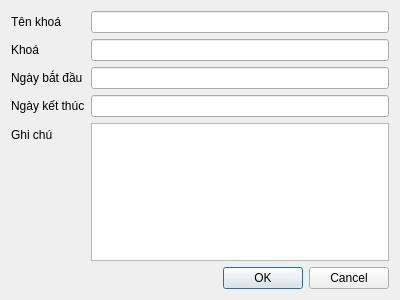
<?xml version="1.0" encoding="UTF-8"?>
<ui version="4.0">
 <class>DlgCourse</class>
 <widget class="QDialog" name="DlgCourse">
  <property name="geometry">
   <rect>
    <x>0</x>
    <y>0</y>
    <width>400</width>
    <height>300</height>
   </rect>
  </property>
  <property name="windowTitle">
   <string>Dialog</string>
  </property>
  <layout class="QVBoxLayout" name="verticalLayout">
   <item>
    <layout class="QFormLayout" name="formLayout">
     <item row="0" column="0">
      <widget class="QLabel" name="label">
       <property name="text">
        <string>Tên khoá</string>
       </property>
      </widget>
     </item>
     <item row="0" column="1">
      <widget class="QLineEdit" name="txtName"/>
     </item>
     <item row="1" column="0">
      <widget class="QLabel" name="label_2">
       <property name="text">
        <string>Khoá</string>
       </property>
      </widget>
     </item>
     <item row="1" column="1">
      <widget class="QLineEdit" name="txtPeriod"/>
     </item>
     <item row="2" column="0">
      <widget class="QLabel" name="label_3">
       <property name="text">
        <string>Ngày bắt đầu</string>
       </property>
      </widget>
     </item>
     <item row="2" column="1">
      <widget class="QLineEdit" name="txtStartDate"/>
     </item>
     <item row="3" column="0">
      <widget class="QLabel" name="label_4">
       <property name="text">
        <string>Ngày kết thúc</string>
       </property>
      </widget>
     </item>
     <item row="3" column="1">
      <widget class="QLineEdit" name="txtEndDate"/>
     </item>
     <item row="4" column="0">
      <widget class="QLabel" name="label_5">
       <property name="text">
        <string>Ghi chú</string>
       </property>
      </widget>
     </item>
     <item row="4" column="1">
      <widget class="QTextEdit" name="txtRemark"/>
     </item>
    </layout>
   </item>
   <item>
    <widget class="QDialogButtonBox" name="buttonBox">
     <property name="orientation">
      <enum>Qt::Horizontal</enum>
     </property>
     <property name="standardButtons">
      <set>QDialogButtonBox::Cancel|QDialogButtonBox::Ok</set>
     </property>
    </widget>
   </item>
  </layout>
 </widget>
 <resources/>
 <connections>
  <connection>
   <sender>buttonBox</sender>
   <signal>accepted()</signal>
   <receiver>DlgCourse</receiver>
   <slot>accept()</slot>
   <hints>
    <hint type="sourcelabel">
     <x>248</x>
     <y>254</y>
    </hint>
    <hint type="destinationlabel">
     <x>157</x>
     <y>274</y>
    </hint>
   </hints>
  </connection>
  <connection>
   <sender>buttonBox</sender>
   <signal>rejected()</signal>
   <receiver>DlgCourse</receiver>
   <slot>reject()</slot>
   <hints>
    <hint type="sourcelabel">
     <x>316</x>
     <y>260</y>
    </hint>
    <hint type="destinationlabel">
     <x>286</x>
     <y>274</y>
    </hint>
   </hints>
  </connection>
 </connections>
</ui>
